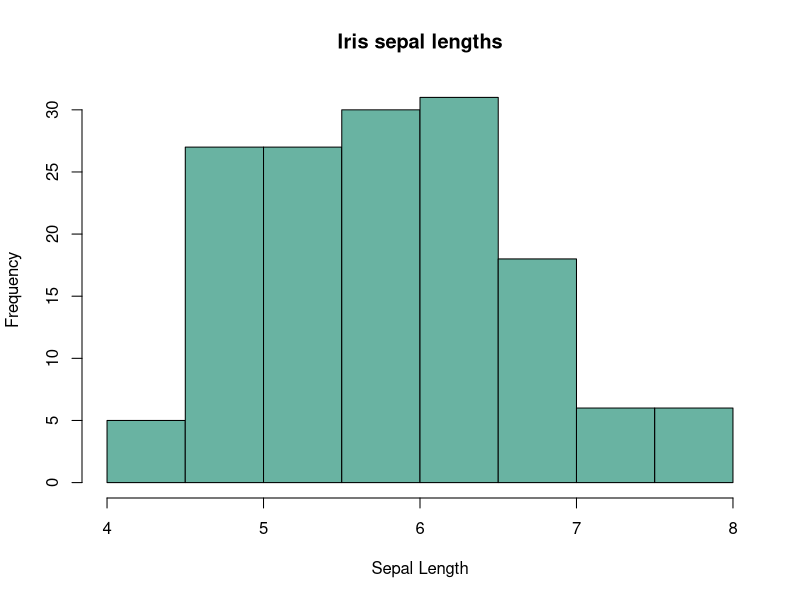

Here is the R script that generated this plot:
# Histograms in R
# Call the data
data(iris)

# Built-in plot() function
x <- iris$Sepal.Length


hist(x, col = "#69b3a2", xlab = "Sepal Length",
    main = "Iris sepal lengths")